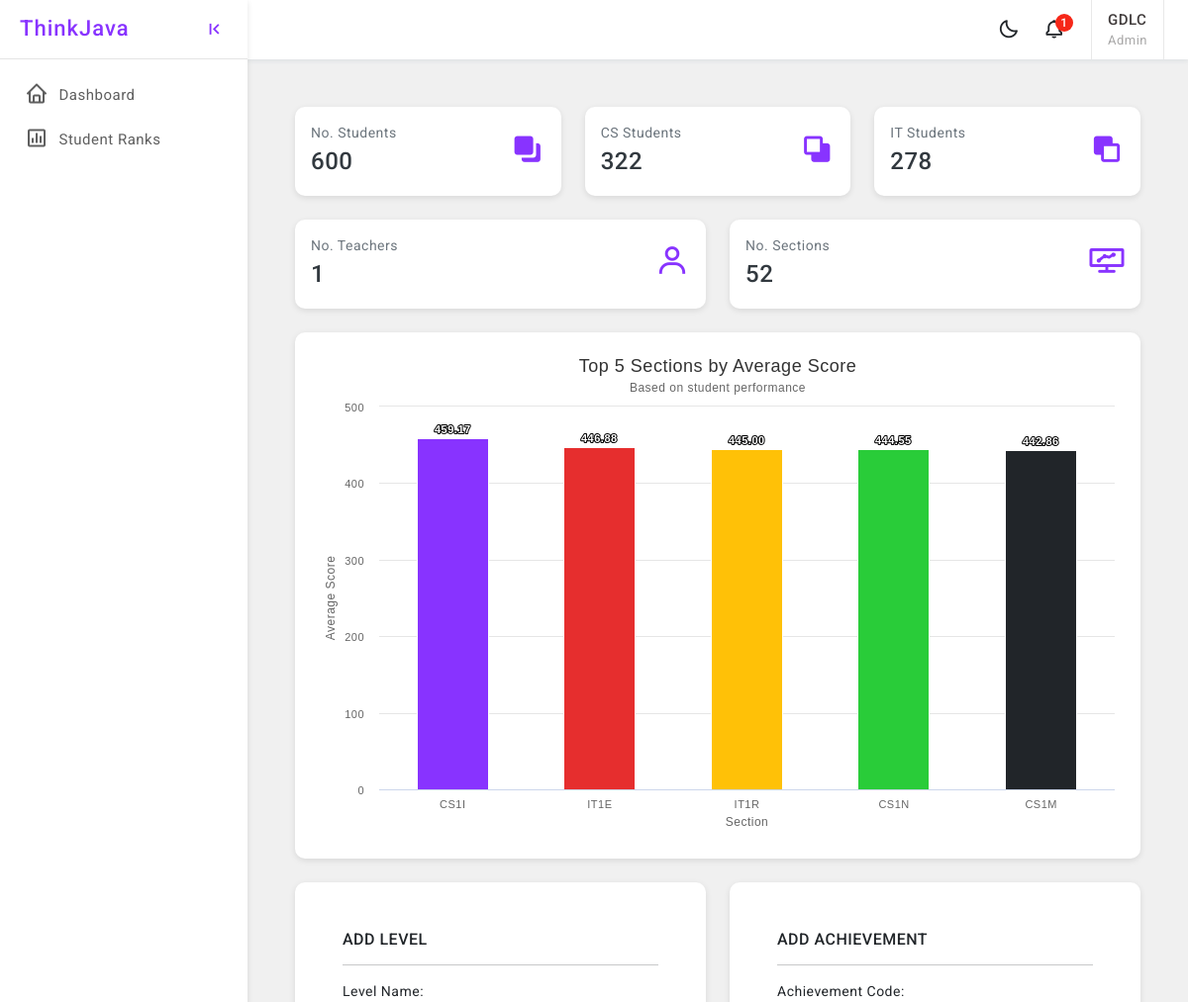
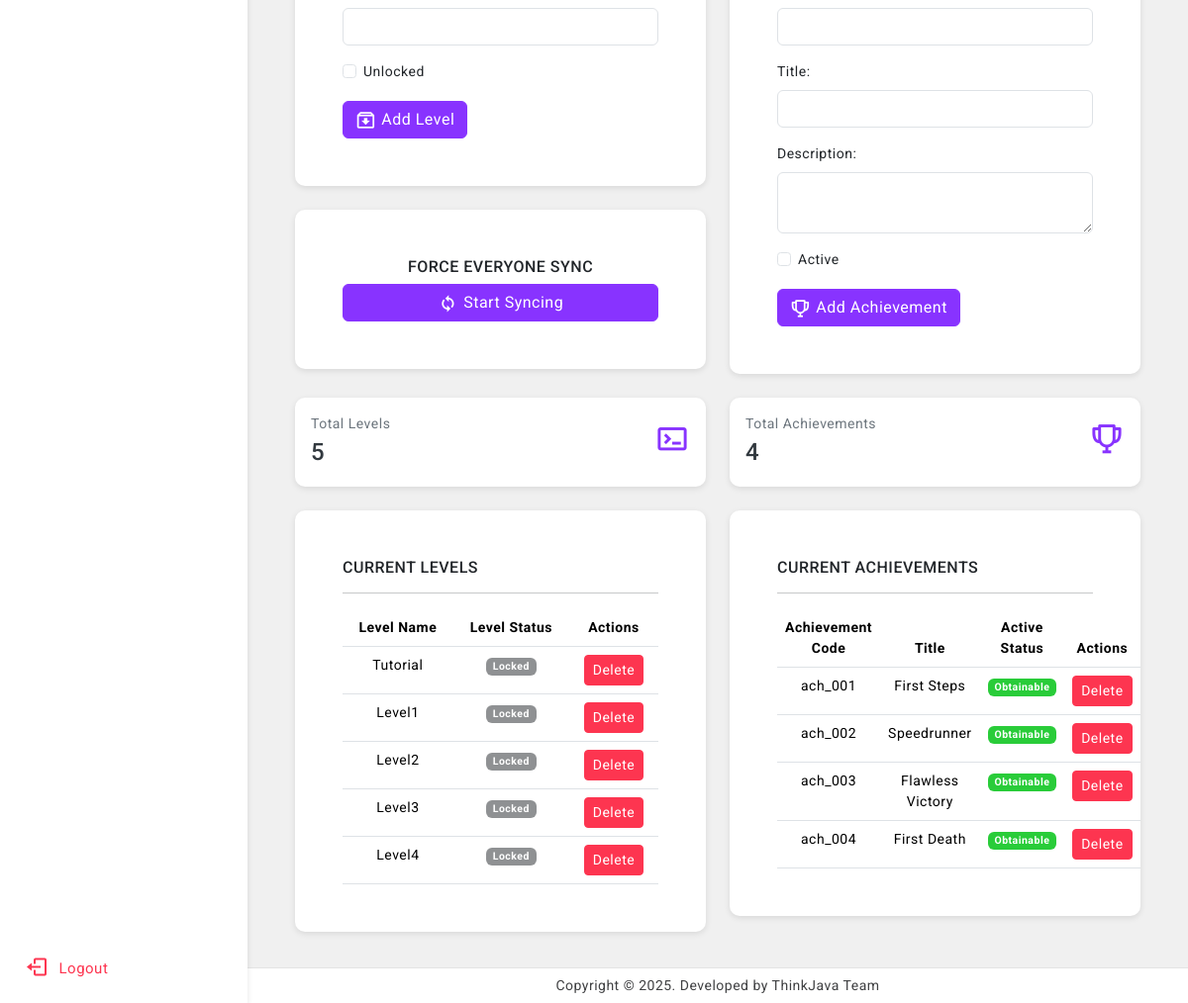
The app's page /dashboard/ (signed in) with its own data (2 pictures, top to bottom).
### StudentManagementSystem/models/admin.py (models this page shows, shortened)
class SimpleAdmin(models.Model):
    username = models.CharField(max_length=150, unique=True)
    password = models.CharField(max_length=128)  # You can hash passwords if needed
    first_name = models.CharField(max_length=150)
    last_name = models.CharField(max_length=150)
    role = models.CharField(
        max_length=20,
        choices=Role.choices,
        default=Role.ADMIN  # Default to 'Admin' role
    )

### GameProgress/models/level_definition.py (models this page shows, shortened)
class LevelDefinition(models.Model):
    name = models.CharField(max_length=100, unique=True)
    unlocked = models.BooleanField(default=False)

### GameProgress/models/achievement_definition.py (models this page shows, shortened)
class AchievementDefinition(models.Model):
    code = models.CharField(max_length=100, unique=True)
    title = models.CharField(max_length=200)
    description = models.TextField()
    is_active = models.BooleanField(default=True)  # ✅ This is the only control you need

### StudentManagementSystem/views/admin/dashboard_admin.py (the view)
def admin_dashboard(request):
    admin_id = request.session.get('user_id')
    if not admin_id:
        return redirect('unified_login')
    context = generate_dashboard_context(admin_id)
    return render(request, 'admin/dashboard.html', context)

### GameProgress/services/ranking.py (called while the page is built)
def get_section_rankings(sort_order="desc", limit=5):
    students = Student.objects.all()
    section_groups = defaultdict(list)
    for student in students:
        full_section = getattr(student, "full_section", "N/A")
        student_performance = get_student_performance(student)
        student_score = student_performance["score"]
        section_groups[full_section].append(student_score)
    section_averages = []
    for section, scores in section_groups.items():
        average_score = sum(scores) / len(scores) if scores else 0
        section_averages.append({
            "section": section,
            "average_score": average_score
        })
    reverse = sort_order == "desc"
    section_averages.sort(key=lambda x: x["average_score"], reverse=reverse)
    return section_averages[:limit]

### StudentManagementSystem/models/student.py (called while the page is built)
    @property
    def full_section(self):
        if self.section:
            return f"{self.section.department.name}{self.section.year_level.year}{self.section.letter}"
        return "N/A"

### StudentManagementSystem/templates/admin/dashboard.html (shortened to what this page needs)
{% extends 'base.html' %}
{% load static %}
{% block sidebar %}{% include 'sidebar.html' %} {% endblock %}
{% block header %} {% include 'header.html' %} {% endblock %}
{% block content %}
    <div class="page-wrapper">
        {% include 'admin/stats.html' %}
    </div>
{% endblock %}
{% block footer %}
    {% include 'footer.html' %}
{% endblock %}

### StudentManagementSystem/templates/header.html (shortened to what this page needs)
    <header>
        <div class="topbar d-flex align-items-center">
            <nav class="navbar navbar-expand gap-3">
                <div class="top-menu ms-auto">
                    <ul class="navbar-nav align-items-center gap-1">
                        <li class="nav-item dark-mode d-none d-sm-flex">
                            <a class="nav-link dark-mode-icon" href="javascript:;"><i class="bx bx-moon"></i>
                            </a>
                        </li>
                        <li class="nav-item dropdown dropdown-large">
                            <a class="nav-link dropdown-toggle dropdown-toggle-nocaret position-relative" href="#"
                               role="button" data-bs-toggle="dropdown" aria-expanded="false"> <span
                                    class="alert-count">1</span>
                                <i class="bx bx-bell"></i>
                            </a>
                        </li>
                    </ul>
                </div>
                <div class="user-box dropdown px-3">
                    <a class="d-flex align-items-center nav-link dropdown-toggle dropdown-toggle-nocaret" href="#"
                       role="button" data-bs-toggle="dropdown" aria-expanded="false">
                        <div class="user-info">
                            <p class="user-name mb-0">{{ username | upper }}</p>
                            <p class="designattion mb-0">{{ role | title }}</p>
                        </div>
                    </a>
                </div>
            </nav>
        </div>
    </header>

### StudentManagementSystem/templates/admin/add_progress.html (shortened to what this page needs)
<div class="col-6">
    <div class="card radius-10">
        <div class="card-body p-5">
            <h6 class="card-title text-uppercase">Add Level</h6>
            <hr>
            <form method="POST" action="{% url 'add_level' %}">
                <div class="mb-3">
                    <label for="level_name" class="form-label">Level Name:</label>
                    <input type="text" class="form-control" id="level_name" name="level_name" required>
                </div>
                <div class="mb-3 form-check">
                    <input type="checkbox" class="form-check-input" id="level_unlocked"
                           name="level_unlocked">
                    <label class="form-check-label" for="level_unlocked">Unlocked</label>
                </div>
                <button type="submit" class="btn btn-primary"><i class="bx bx-archive-in"></i>Add Level
                </button>
            </form>
        </div>
    </div>
    <div class="card radius-10">
        <div class="card-body p-5">
            <div class="row ">
                <h6 class="card-title text-center">FORCE EVERYONE SYNC</h6>
                <div class="col">
                    <form method="POST" action="{% url 'force_sync' %}">
                        <button type="submit" class="btn btn-primary w-100"><i class="bx bx-sync"></i>Start Syncing
                        </button>
                    </form>
                </div>
            </div>
        </div>
    </div>
</div>
<div class="col-6">
    <div class="card radius-10">
        <div class="card-body p-5">
            <h6 class="card-title text-uppercase">Add Achievement</h6>
            <hr>
            <form method="POST" action="{% url 'add_achievement' %}">
                <div class="mb-3">
                    <label for="achievement_code" class="form-label">Achievement Code:</label>
                    <input type="text" class="form-control" id="achievement_code" name="achievement_code"
                           required>
                </div>
                <div class="mb-3">
                    <label for="achievement_title" class="form-label">Title:</label>
                    <input type="text" class="form-control" id="achievement_title" name="achievement_title"
                           required>
                </div>
                <div class="mb-3">
                    <label for="achievement_description" class="form-label">Description:</label>
                    <textarea class="form-control" id="achievement_description" name="achievement_description"
                              required></textarea>
                </div>
                <div class="mb-3 form-check">
                    <input type="checkbox" class="form-check-input" id="achievement_is_active"
                           name="achievement_is_active">
                    <label class="form-check-label" for="achievement_is_active">Active</label>
                </div>
                <button type="submit" class="btn btn-primary"><i class="bx bx-trophy"></i>Add Achievement
                </button>
            </form>
        </div>
    </div>
</div>
<div class="col-6">
    <div class="card radius-10">
        <div class="card-body">
            <div class="d-flex align-items-center">
                <div>
                    <p class="mb-0 text-secondary">Total Levels</p>
                    <h4 class="my-1">{{ levels_count }}</h4>
                </div>
                <div class="text-primary ms-auto font-35"><i class="bx bx-terminal"></i>
                </div>
            </div>
        </div>
    </div>
</div>
<div class="col-6">
    <div class="card radius-10">
        <div class="card-body">
            <div class="d-flex align-items-center">
                <div>
                    <p class="mb-0 text-secondary">Total Achievements</p>
                    <h4 class="my-1">{{ achievements_count }}</h4>
                </div>
                <div class="text-primary ms-auto font-35"><i class="bx bx-trophy"></i>
                </div>
            </div>
        </div>
    </div>
</div>
<div class="col-6">
    <div class="card radius-10">
        <div class="card-body p-5">
            <h6 class="card-title text-uppercase">Current Levels</h6>
            <hr>
            <table class="table mb-0 table-hover text-center">
                <thead>
                <tr>
                    <th scope="col">Level Name</th>
                    <th scope="col">Level Status</th>
                    <th scope="col">Actions</th>
                </tr>
                </thead>
                <tbody>
                {% for level in levels %}
                    <tr id="level_{{ level.id }}">
                        <td>{{ level.name }}</td>
                        <td>
        <span class="badge {% if level.unlocked %} bg-success bg-opacity-50 {% else %} bg-dark bg-opacity-50 {% endif %} text-white">
            {% if level.unlocked %}
                Unlocked
            {% else %}
                Locked
            {% endif %}
        </span>
                        </td>
                        <td>
                            <button class="btn btn-danger btn-sm" onclick="deleteLevel({{ level.id }})">Delete</button>
                        </td>
                    </tr>
                {% endfor %}
                </tbody>
            </table>
        </div>
    </div>
</div>
<div class="col-6">
    <div class="card radius-10">
        <div class="card-body p-5">
            <h6 class="card-title text-uppercase">Current Achievements</h6>
            <hr>
            <table class="table mb-0 table-hover text-center">
                <thead>
                <tr>
                    <th scope="col">Achievement Code</th>
                    <th scope="col">Title</th>
                    <th scope="col">Active Status</th>
                    <th scope="col">Actions</th>
                </tr>
                </thead>
                <tbody>
                {% for achievement in achievements %}
                    <tr id="achievement_{{ achievement.id }}">
                        <td>{{ achievement.code }}</td>
                        <td>{{ achievement.title }}</td>
                        <td>
        <span class="badge {% if achievement.is_active %} bg-success bg-opacity-50 {% else %} bg-dark bg-opacity-50 {% endif %} text-white">
            {% if achievement.is_active %}
                Obtainable
            {% else %}
                Unobtainable
            {% endif %}
        </span>
                        </td>
                        <td>
                            <button class="btn btn-danger btn-sm" onclick="deleteAchievement({{ achievement.id }})">
                                Delete
                            </button>
                        </td>
                    </tr>
                {% endfor %}
                </tbody>
            </table>
        </div>
    </div>
</div>

### assets/css/app.css (style rules this page uses)
html { scroll-behavior: smooth; }
body { font-size: 14px; color: #404143; background-color: #f0f0f0; letter-spacing: 0.5px; overflow-x: hidden; font-family: 'Roboto', sans-serif; }
a { text-decoration: none; }
.topbar { position: fixed; top: 0; left: 250px; right: 0; height: 60px; background: #ffffff; border-bottom: 1px solid rgb(228 228 228 / 0%); background-clip: border-box; z-index: 10; box-shadow: 0 0.125rem 0.25rem rgb(136 152 170 / 15%); }
.topbar .navbar { width: 100%; height: 60px; padding-left: 1.5rem; padding-right: 1.5rem; }
.page-wrapper { height: 100%; margin-top: 60px; margin-left: 250px; }
.font-35 { font-size: 35px; }
.radius-10 { border-radius: 10px; }
.btn i { vertical-align: middle; font-size: 1.3rem; margin-top: -1em; margin-bottom: -1em; margin-right: 5px; }
input::placeholder { color: #000 !important; opacity: .3 !important }
.topbar .navbar .navbar-nav .nav-item { display: flex; align-items: center; justify-content: center; width: auto; height: 60px; }
.topbar .top-menu-left .nav-item .nav-link, .topbar .navbar .navbar-nav .nav-link { color: #212529; font-size: 22px; border-radius: 50%; display: flex; align-items: center; justify-content: center; width: 42px; height: 42px; transition: 0.3s cubic-bezier(0.075, 0.82, 0.165, 1); }
.dropdown-toggle-nocaret:after { display: none }
.alert-count { position: absolute; top: 5px; left: 22px; width: 18px; height: 18px; display: flex; align-items: center; justify-content: center; border-radius: 50%; font-size: 12px; font-weight: 500; color: #fff; background: #f62718; }
.user-info .user-name { font-size: 15px; font-weight: 500; color: #413c3c; }
.user-info .designattion { font-size: 13px; color: #a9a8a8; }
.user-box { display: flex; align-items: center; height: 60px; border-left: 1px solid #e9e9e9; border-right: 1px solid #e9e9e9; }
.dropdown-large { position: relative; }

### records on screen
SimpleAdmin: username "GDLC", role "Admin"
LevelDefinition: name "Tutorial", unlocked "Locked"
LevelDefinition: name "Level1", unlocked "Locked"
LevelDefinition: name "Level2", unlocked "Locked"
LevelDefinition: name "Level3", unlocked "Locked"
LevelDefinition: name "Level4", unlocked "Locked"
AchievementDefinition: code "ach_001", title "First Steps", is_active "Obtainable"
AchievementDefinition: code "ach_002", title "Speedrunner", is_active "Obtainable"
AchievementDefinition: code "ach_003", title "Flawless Victory", is_active "Obtainable"
AchievementDefinition: code "ach_004", title "First Death", is_active "Obtainable"

### other values on screen
{{ student_count }} "600"
{{ student_count_CS }} "322"
{{ student_count_IT }} "278"
{{ teacher_count }} "1"
{{ section_count }} "52"
{{ levels_count }} "5"
{{ achievements_count }} "4"
